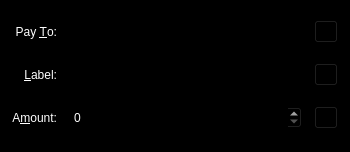
<?xml version="1.0" encoding="UTF-8"?>
<ui version="4.0">
 <class>SendCoinsEntry</class>
 <widget class="QFrame" name="SendCoinsEntry">
  <property name="geometry">
   <rect>
    <x>0</x>
    <y>0</y>
    <width>350</width>
    <height>152</height>
   </rect>
  </property>
  <property name="palette">
   <palette>
    <active>
     <colorrole role="WindowText">
      <brush brushstyle="SolidPattern">
       <color alpha="255">
        <red>255</red>
        <green>255</green>
        <blue>255</blue>
       </color>
      </brush>
     </colorrole>
     <colorrole role="Button">
      <brush brushstyle="SolidPattern">
       <color alpha="255">
        <red>0</red>
        <green>0</green>
        <blue>0</blue>
       </color>
      </brush>
     </colorrole>
     <colorrole role="Light">
      <brush brushstyle="SolidPattern">
       <color alpha="255">
        <red>0</red>
        <green>0</green>
        <blue>0</blue>
       </color>
      </brush>
     </colorrole>
     <colorrole role="Midlight">
      <brush brushstyle="SolidPattern">
       <color alpha="255">
        <red>0</red>
        <green>0</green>
        <blue>0</blue>
       </color>
      </brush>
     </colorrole>
     <colorrole role="Dark">
      <brush brushstyle="SolidPattern">
       <color alpha="255">
        <red>0</red>
        <green>0</green>
        <blue>0</blue>
       </color>
      </brush>
     </colorrole>
     <colorrole role="Mid">
      <brush brushstyle="SolidPattern">
       <color alpha="255">
        <red>0</red>
        <green>0</green>
        <blue>0</blue>
       </color>
      </brush>
     </colorrole>
     <colorrole role="Text">
      <brush brushstyle="SolidPattern">
       <color alpha="255">
        <red>255</red>
        <green>255</green>
        <blue>255</blue>
       </color>
      </brush>
     </colorrole>
     <colorrole role="BrightText">
      <brush brushstyle="SolidPattern">
       <color alpha="255">
        <red>255</red>
        <green>255</green>
        <blue>255</blue>
       </color>
      </brush>
     </colorrole>
     <colorrole role="ButtonText">
      <brush brushstyle="SolidPattern">
       <color alpha="255">
        <red>255</red>
        <green>255</green>
        <blue>255</blue>
       </color>
      </brush>
     </colorrole>
     <colorrole role="Base">
      <brush brushstyle="SolidPattern">
       <color alpha="255">
        <red>0</red>
        <green>0</green>
        <blue>0</blue>
       </color>
      </brush>
     </colorrole>
     <colorrole role="Window">
      <brush brushstyle="SolidPattern">
       <color alpha="255">
        <red>0</red>
        <green>0</green>
        <blue>0</blue>
       </color>
      </brush>
     </colorrole>
     <colorrole role="Shadow">
      <brush brushstyle="SolidPattern">
       <color alpha="255">
        <red>0</red>
        <green>0</green>
        <blue>0</blue>
       </color>
      </brush>
     </colorrole>
     <colorrole role="AlternateBase">
      <brush brushstyle="SolidPattern">
       <color alpha="255">
        <red>0</red>
        <green>0</green>
        <blue>0</blue>
       </color>
      </brush>
     </colorrole>
     <colorrole role="ToolTipBase">
      <brush brushstyle="SolidPattern">
       <color alpha="255">
        <red>255</red>
        <green>255</green>
        <blue>220</blue>
       </color>
      </brush>
     </colorrole>
     <colorrole role="ToolTipText">
      <brush brushstyle="SolidPattern">
       <color alpha="255">
        <red>0</red>
        <green>0</green>
        <blue>0</blue>
       </color>
      </brush>
     </colorrole>
    </active>
    <inactive>
     <colorrole role="WindowText">
      <brush brushstyle="SolidPattern">
       <color alpha="255">
        <red>255</red>
        <green>255</green>
        <blue>255</blue>
       </color>
      </brush>
     </colorrole>
     <colorrole role="Button">
      <brush brushstyle="SolidPattern">
       <color alpha="255">
        <red>0</red>
        <green>0</green>
        <blue>0</blue>
       </color>
      </brush>
     </colorrole>
     <colorrole role="Light">
      <brush brushstyle="SolidPattern">
       <color alpha="255">
        <red>0</red>
        <green>0</green>
        <blue>0</blue>
       </color>
      </brush>
     </colorrole>
     <colorrole role="Midlight">
      <brush brushstyle="SolidPattern">
       <color alpha="255">
        <red>0</red>
        <green>0</green>
        <blue>0</blue>
       </color>
      </brush>
     </colorrole>
     <colorrole role="Dark">
      <brush brushstyle="SolidPattern">
       <color alpha="255">
        <red>0</red>
        <green>0</green>
        <blue>0</blue>
       </color>
      </brush>
     </colorrole>
     <colorrole role="Mid">
      <brush brushstyle="SolidPattern">
       <color alpha="255">
        <red>0</red>
        <green>0</green>
        <blue>0</blue>
       </color>
      </brush>
     </colorrole>
     <colorrole role="Text">
      <brush brushstyle="SolidPattern">
       <color alpha="255">
        <red>255</red>
        <green>255</green>
        <blue>255</blue>
       </color>
      </brush>
     </colorrole>
     <colorrole role="BrightText">
      <brush brushstyle="SolidPattern">
       <color alpha="255">
        <red>255</red>
        <green>255</green>
        <blue>255</blue>
       </color>
      </brush>
     </colorrole>
     <colorrole role="ButtonText">
      <brush brushstyle="SolidPattern">
       <color alpha="255">
        <red>255</red>
        <green>255</green>
        <blue>255</blue>
       </color>
      </brush>
     </colorrole>
     <colorrole role="Base">
      <brush brushstyle="SolidPattern">
       <color alpha="255">
        <red>0</red>
        <green>0</green>
        <blue>0</blue>
       </color>
      </brush>
     </colorrole>
     <colorrole role="Window">
      <brush brushstyle="SolidPattern">
       <color alpha="255">
        <red>0</red>
        <green>0</green>
        <blue>0</blue>
       </color>
      </brush>
     </colorrole>
     <colorrole role="Shadow">
      <brush brushstyle="SolidPattern">
       <color alpha="255">
        <red>0</red>
        <green>0</green>
        <blue>0</blue>
       </color>
      </brush>
     </colorrole>
     <colorrole role="AlternateBase">
      <brush brushstyle="SolidPattern">
       <color alpha="255">
        <red>0</red>
        <green>0</green>
        <blue>0</blue>
       </color>
      </brush>
     </colorrole>
     <colorrole role="ToolTipBase">
      <brush brushstyle="SolidPattern">
       <color alpha="255">
        <red>255</red>
        <green>255</green>
        <blue>220</blue>
       </color>
      </brush>
     </colorrole>
     <colorrole role="ToolTipText">
      <brush brushstyle="SolidPattern">
       <color alpha="255">
        <red>0</red>
        <green>0</green>
        <blue>0</blue>
       </color>
      </brush>
     </colorrole>
    </inactive>
    <disabled>
     <colorrole role="WindowText">
      <brush brushstyle="SolidPattern">
       <color alpha="255">
        <red>0</red>
        <green>0</green>
        <blue>0</blue>
       </color>
      </brush>
     </colorrole>
     <colorrole role="Button">
      <brush brushstyle="SolidPattern">
       <color alpha="255">
        <red>0</red>
        <green>0</green>
        <blue>0</blue>
       </color>
      </brush>
     </colorrole>
     <colorrole role="Light">
      <brush brushstyle="SolidPattern">
       <color alpha="255">
        <red>0</red>
        <green>0</green>
        <blue>0</blue>
       </color>
      </brush>
     </colorrole>
     <colorrole role="Midlight">
      <brush brushstyle="SolidPattern">
       <color alpha="255">
        <red>0</red>
        <green>0</green>
        <blue>0</blue>
       </color>
      </brush>
     </colorrole>
     <colorrole role="Dark">
      <brush brushstyle="SolidPattern">
       <color alpha="255">
        <red>0</red>
        <green>0</green>
        <blue>0</blue>
       </color>
      </brush>
     </colorrole>
     <colorrole role="Mid">
      <brush brushstyle="SolidPattern">
       <color alpha="255">
        <red>0</red>
        <green>0</green>
        <blue>0</blue>
       </color>
      </brush>
     </colorrole>
     <colorrole role="Text">
      <brush brushstyle="SolidPattern">
       <color alpha="255">
        <red>0</red>
        <green>0</green>
        <blue>0</blue>
       </color>
      </brush>
     </colorrole>
     <colorrole role="BrightText">
      <brush brushstyle="SolidPattern">
       <color alpha="255">
        <red>255</red>
        <green>255</green>
        <blue>255</blue>
       </color>
      </brush>
     </colorrole>
     <colorrole role="ButtonText">
      <brush brushstyle="SolidPattern">
       <color alpha="255">
        <red>0</red>
        <green>0</green>
        <blue>0</blue>
       </color>
      </brush>
     </colorrole>
     <colorrole role="Base">
      <brush brushstyle="SolidPattern">
       <color alpha="255">
        <red>0</red>
        <green>0</green>
        <blue>0</blue>
       </color>
      </brush>
     </colorrole>
     <colorrole role="Window">
      <brush brushstyle="SolidPattern">
       <color alpha="255">
        <red>0</red>
        <green>0</green>
        <blue>0</blue>
       </color>
      </brush>
     </colorrole>
     <colorrole role="Shadow">
      <brush brushstyle="SolidPattern">
       <color alpha="255">
        <red>0</red>
        <green>0</green>
        <blue>0</blue>
       </color>
      </brush>
     </colorrole>
     <colorrole role="AlternateBase">
      <brush brushstyle="SolidPattern">
       <color alpha="255">
        <red>0</red>
        <green>0</green>
        <blue>0</blue>
       </color>
      </brush>
     </colorrole>
     <colorrole role="ToolTipBase">
      <brush brushstyle="SolidPattern">
       <color alpha="255">
        <red>255</red>
        <green>255</green>
        <blue>220</blue>
       </color>
      </brush>
     </colorrole>
     <colorrole role="ToolTipText">
      <brush brushstyle="SolidPattern">
       <color alpha="255">
        <red>0</red>
        <green>0</green>
        <blue>0</blue>
       </color>
      </brush>
     </colorrole>
    </disabled>
   </palette>
  </property>
  <property name="windowTitle">
   <string>Form</string>
  </property>
  <property name="frameShape">
   <enum>QFrame::StyledPanel</enum>
  </property>
  <property name="frameShadow">
   <enum>QFrame::Sunken</enum>
  </property>
  <layout class="QGridLayout" name="gridLayout">
   <property name="spacing">
    <number>12</number>
   </property>
   <item row="3" column="0">
    <widget class="QLabel" name="label_2">
     <property name="text">
      <string>Pay &amp;To:</string>
     </property>
     <property name="alignment">
      <set>Qt::AlignRight|Qt::AlignTrailing|Qt::AlignVCenter</set>
     </property>
     <property name="buddy">
      <cstring>payTo</cstring>
     </property>
    </widget>
   </item>
   <item row="8" column="0">
    <widget class="QLabel" name="label">
     <property name="text">
      <string>A&amp;mount:</string>
     </property>
     <property name="alignment">
      <set>Qt::AlignRight|Qt::AlignTrailing|Qt::AlignVCenter</set>
     </property>
     <property name="buddy">
      <cstring>payAmount</cstring>
     </property>
    </widget>
   </item>
   <item row="5" column="0">
    <widget class="QLabel" name="label_4">
     <property name="text">
      <string>&amp;Label:</string>
     </property>
     <property name="alignment">
      <set>Qt::AlignRight|Qt::AlignTrailing|Qt::AlignVCenter</set>
     </property>
     <property name="buddy">
      <cstring>addAsLabel</cstring>
     </property>
    </widget>
   </item>
   <item row="5" column="1">
    <layout class="QHBoxLayout" name="horizontalLayout_2">
     <item>
      <widget class="QValidatedLineEdit" name="addAsLabel">
       <property name="toolTip">
        <string>Enter a label for this address to add it to your address book</string>
       </property>
      </widget>
     </item>
     <item>
      <widget class="QToolButton" name="addressBookButton">
       <property name="toolTip">
        <string>Choose address from address book</string>
       </property>
       <property name="text">
        <string/>
       </property>
       <property name="icon">
        <iconset resource="../bitcoin.qrc">
         <normaloff>:/icons/address-book</normaloff>:/icons/address-book</iconset>
       </property>
       <property name="shortcut">
        <string>Alt+A</string>
       </property>
      </widget>
     </item>
    </layout>
   </item>
   <item row="8" column="1">
    <layout class="QHBoxLayout" name="horizontalLayout">
     <item>
      <widget class="BitcoinAmountField" name="payAmount"/>
     </item>
     <item>
      <widget class="QToolButton" name="deleteButton">
       <property name="toolTip">
        <string>Remove this recipient</string>
       </property>
       <property name="text">
        <string/>
       </property>
       <property name="icon">
        <iconset resource="../bitcoin.qrc">
         <normaloff>:/icons/remove</normaloff>:/icons/remove</iconset>
       </property>
      </widget>
     </item>
    </layout>
   </item>
   <item row="3" column="1">
    <layout class="QHBoxLayout" name="payToLayout">
     <item>
      <widget class="QValidatedLineEdit" name="payTo">
       <property name="toolTip">
        <string>The address to send the payment to (e.g. C8gZqgY4r2RoEdqYk3QsAqFckyf9pRHN6i)</string>
       </property>
       <property name="maxLength">
        <number>80</number>
       </property>
      </widget>
     </item>
     <item>
      <widget class="QToolButton" name="pasteButton">
       <property name="toolTip">
        <string>Paste address from clipboard</string>
       </property>
       <property name="text">
        <string/>
       </property>
       <property name="icon">
        <iconset resource="../bitcoin.qrc">
         <normaloff>:/icons/editpaste</normaloff>:/icons/editpaste</iconset>
       </property>
       <property name="shortcut">
        <string>Alt+P</string>
       </property>
      </widget>
     </item>
    </layout>
   </item>
  </layout>
 </widget>
 <customwidgets>
  <customwidget>
   <class>BitcoinAmountField</class>
   <extends>QSpinBox</extends>
   <header>bitcoinamountfield.h</header>
   <container>1</container>
  </customwidget>
  <customwidget>
   <class>QValidatedLineEdit</class>
   <extends>QLineEdit</extends>
   <header>qvalidatedlineedit.h</header>
  </customwidget>
 </customwidgets>
 <resources>
  <include location="../bitcoin.qrc"/>
 </resources>
 <connections/>
</ui>
